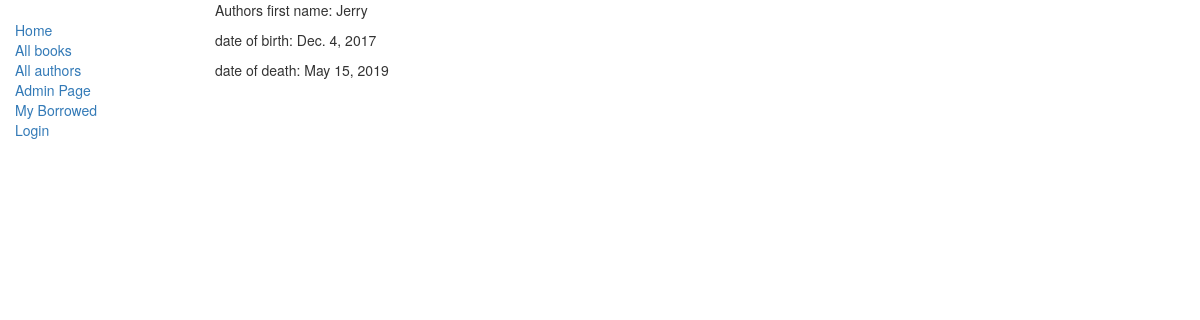
Page /catalog/authors/1 on the committed database.
### catalog/models.py (models this page shows, shortened)
class Author(models.Model):
    first_name = models.CharField(max_length=100)
    last_name = models.CharField(max_length=100)
    date_of_birth = models.DateField(null=True, blank=True)
    date_of_death = models.DateField('Died', null=True, blank=True)

### catalog/views.py (the view)
# urls.py: url(r'^authors/(?P<pk>\d+)$', views.AuthorDetailView.as_view(), name='author_detail'),
class AuthorDetailView(generic.DetailView):
    model = models.Author
    template_name='catalog/Author_detail.html'

### catalog/templates/catalog/author_detail.html
{% extends "catalog/base_generic.html"%}
{% block content %}
<p> Authors first name: {{ author.first_name }}</p>
<p> date of birth: {{ author.date_of_birth }}</p>
<p> date of death: {{ author.date_of_death }} </p>
{% endblock %}

### rows in the picture
Author: first_name "Jerry", date_of_birth "Dec. 4, 2017", date_of_death "May 15, 2019"
